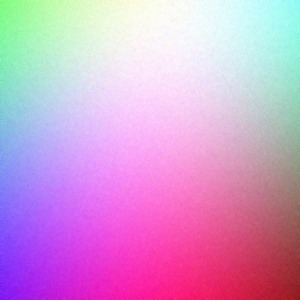
#> input picture server/dataset/train/REAL/real_000.jpg, 300 x 300 px
$ python train_model.py
#> lines starting #> are read from the running program, lines starting #| are printed output that depends on the picture
import os
import glob
import pickle
import numpy as np
from PIL import Image
from sklearn.ensemble import RandomForestClassifier
from sklearn.metrics import accuracy_score, classification_report

def extract_forensic_features(filepath):
    """
    Extracts forensic features from an image:
    1. RGB Color Histogram (Color distributions)
    2. Spatial Laplacian Variance (Noise & Blur profile)
    3. 2D Fast Fourier Transform (FFT) High-Frequency Energy Ratio (AI Lattice Artifacts)
    """
    img = Image.open(filepath).convert("RGB")
    arr = np.array(img, dtype=np.float32)

    # Feature 1: RGB Channel Mean & Std Dev
    r_mean, g_mean, b_mean = arr[:, :, 0].mean(), arr[:, :, 1].mean(), arr[:, :, 2].mean()
    r_std, g_std, b_std = arr[:, :, 0].std(), arr[:, :, 1].std(), arr[:, :, 2].std()

    # Feature 2: High Pass Filter Noise / Laplacian Variance (Camera PRNU vs AI Smoothness)
    gray = 0.2989 * arr[:, :, 0] + 0.5870 * arr[:, :, 1] + 0.1140 * arr[:, :, 2]
    laplacian = np.abs(gray[1:-1, 1:-1] * 4 - gray[0:-2, 1:-1] - gray[2:, 1:-1] - gray[1:-1, 0:-2] - gray[1:-1, 2:])
    noise_variance = float(laplacian.var())
    noise_mean = float(laplacian.mean())

    # Feature 3: 2D FFT Frequency Artifact Energy Ratio (Synthetic Grid Signals)
    fft = np.fft.fft2(gray)
    fft_shift = np.fft.fftshift(fft)
    magnitude_spectrum = np.abs(fft_shift)
    h, w = gray.shape
    center_h, center_w = h // 2, w // 2

    # Energy in outer (high) frequencies vs inner (low) frequencies
    high_freq_energy = float(np.sum(magnitude_spectrum) - np.sum(magnitude_spectrum[center_h-20:center_h+20, center_w-20:center_w+20]))
    total_energy = float(np.sum(magnitude_spectrum)) + 1e-6
    fft_ratio = high_freq_energy / total_energy

    return [r_mean, g_mean, b_mean, r_std, g_std, b_std, noise_variance, noise_mean, fft_ratio]

def load_dataset(split):
    X, y = [], []
    # 0 = REAL, 1 = FAKE
    classes = {"REAL": 0, "FAKE": 1}

    for cls_name, label in classes.items():
        pattern = f"server/dataset/{split}/{cls_name}/*.jpg"
        files = glob.glob(pattern)
        print(f"Loading {split} {cls_name}: {len(files)} files...")
        for f in files:
            feats = extract_forensic_features(f)
            X.append(feats)
            y.append(label)

    return np.array(X), np.array(y)

def main():
    print("=== STARTING ML FORENSIC MODEL TRAINING ===")

    X_train, y_train = load_dataset("train")
#> in extract_forensic_features, img is the input picture: PIL image 300x300 RGB; mean R, G, B 210.5, 157.1, 208.1
#> in extract_forensic_features, `r_mean, g_mean, b_mean = arr[:, :, 0].mean(), arr[:, :, 1].mean(), arr..`: r_mean = 210.5; g_mean = 157.1; b_mean = 208.1
#> in extract_forensic_features, `r_std, g_std, b_std = arr[:, :, 0].std(), arr[:, :, 1].std(), arr[:, :..`: r_std = 36.43; g_std = 74.69; b_std = 49.47
#> in extract_forensic_features, `gray = 0.2989 * arr[:, :, 0] + 0.5870 * arr[:, :, 1] + 0.1140 * arr[:,..`:
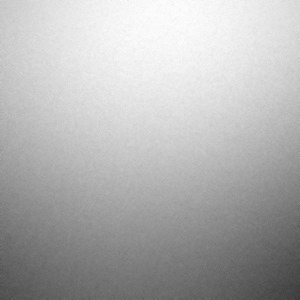
#> gray: shape (300, 300) float32; min 55.74, max 254.2, mean 178.9
#> in extract_forensic_features, `laplacian = np.abs(gray[1:-1, 1:-1] * 4 - gray[0:-2, 1:-1] - gray[2:, ..`:
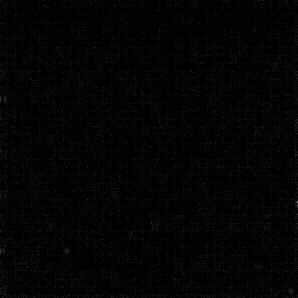
#> laplacian: shape (298, 298) float32; min 0, max 123.2, mean 4
#> in extract_forensic_features, `noise_variance = float(laplacian.var())`: noise_variance = 14.23
#> in extract_forensic_features, `noise_mean = float(laplacian.mean())`: noise_mean = 4.05
#> in extract_forensic_features, `high_freq_energy = float(np.sum(magnitude_spectrum) - np.sum(magnitude..`: high_freq_energy = 54642728
#> in extract_forensic_features, `total_energy = float(np.sum(magnitude_spectrum)) + 1e-6`: total_energy = 94060831.4
#> in extract_forensic_features, `fft_ratio = high_freq_energy / total_energy`: fft_ratio = 0.581
#> in load_dataset, `feats = extract_forensic_features(f)`: feats = [210.5, 157.1, 208.1, 36.43, 74.69, 49.47, 14.23, 4.05, 0.581]
#> pass 2 of the loop in load_dataset, `for cls_name, label in classes.items():`:
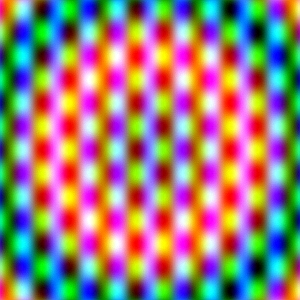
#> input picture server/dataset/train/FAKE/fake_000.jpg, 300 x 300 px
#> in extract_forensic_features, img is the input picture: PIL image 300x300 RGB; mean R, G, B 150.5, 127.5, 123.1
#> r_mean = 150.5; g_mean = 127.5; b_mean = 123.1
#> r_std = 85.83; g_std = 68.96; b_std = 94.19
#> in extract_forensic_features (call 2), `laplacian = np.abs(gray[1:-1, 1:-1] * 4 - gray[0:-2, 1:-1] - gray[2:, ..`:
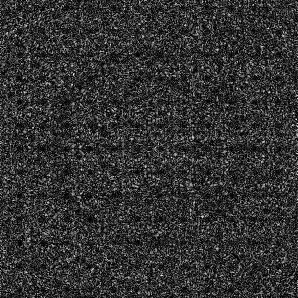
#> laplacian: shape (298, 298) float32; min 0, max 39.1, mean 7.8; drawn with min black and max white
#> noise_variance = 33.7
#> noise_mean = 7.79
#> in extract_forensic_features (call 2), `magnitude_spectrum = np.abs(fft_shift)`:
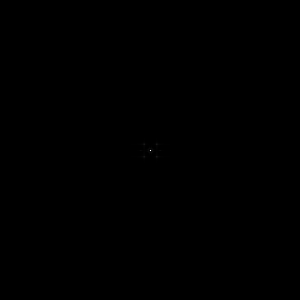
#> magnitude_spectrum: shape (300, 300) float64; min 1.55, max 12048036.3, mean 1612.7; drawn with min black and max white
#> high_freq_energy = 67017552
#> total_energy = 145144845.1
#> fft_ratio = 0.462
#> feats = [150.5, 127.5, 123.1, 85.83, 68.96, 94.19, 33.7, 7.79, 0.462]
#> y_train = [0, 1]
    X_val, y_val = load_dataset("val")
#> pass 2 of the loop in load_dataset, `for cls_name, label in classes.items():`:
#> y_val = [0, 1]

    print("\nTraining Random Forest Classifier on Forensic Feature Space...")
    clf = RandomForestClassifier(n_estimators=100, random_state=42)
    clf.fit(X_train, y_train)

    # Training Accuracy
    train_preds = clf.predict(X_train)
#> train_preds = [0, 1]
    train_acc = accuracy_score(y_train, train_preds)
#> train_acc = 1

    # Validation Accuracy
    val_preds = clf.predict(X_val)
#> val_preds = [0, 1]
    val_acc = accuracy_score(y_val, val_preds)
#> val_acc = 1

    print("\n=== TRAINING RESULTS ===")
    print(f"Training Accuracy   : {train_acc * 100:.2f}%")
#| Training Accuracy   : 100.00%
    print(f"Validation Accuracy : {val_acc * 100:.2f}%")
#| Validation Accuracy : 100.00%
    print("\nClassification Report (Validation Dataset):")
    print(classification_report(y_val, val_preds, target_names=["REAL", "FAKE"]))
#|               precision    recall  f1-score   support
#|         REAL       1.00      1.00      1.00         1
#|         FAKE       1.00      1.00      1.00         1
#|     accuracy                           1.00         2
#|    macro avg       1.00      1.00      1.00         2
#| weighted avg       1.00      1.00      1.00         2

    # Save Model
    model_path = "server/forensic_model.pkl"
    with open(model_path, "wb") as f:
        pickle.dump(clf, f)

    print(f"Trained model saved successfully to: {model_path}")

if __name__ == "__main__":
    main()
